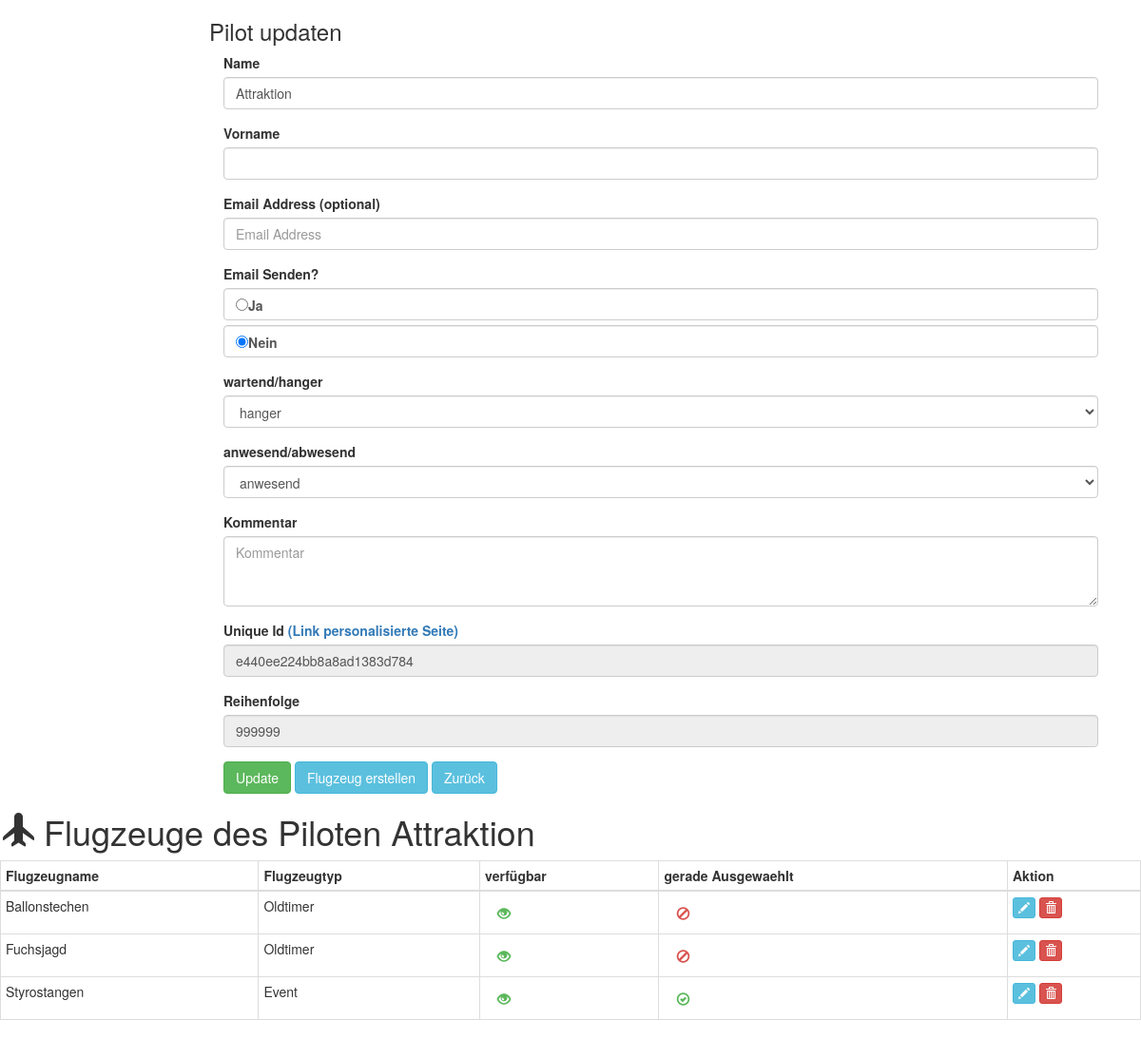
Screenshot of /admin/piloten.php?id=203 with the database file from the repository.
### tables this page shows
CREATE TABLE `piloten` (
  `id` int(11) NOT NULL,
  `name` varchar(100) NOT NULL,
  `vorname` varchar(100) NOT NULL,
  `email` varchar(100) NOT NULL,
  `emailsend` varchar(100) NOT NULL,
  `ordering` int(100) NOT NULL,
  `published` varchar(100) NOT NULL,
  `aktivated` varchar(100) NOT NULL,
  `aktiv_flugzeug` int(100) NOT NULL,
  `unique_id` varchar(100) NOT NULL
);

CREATE TABLE `flugzeug` (
  `id_f` int(11) NOT NULL,
  `name_f` varchar(100) NOT NULL,
  `piloten_id` varchar(100) NOT NULL,
  `flugzeugtyp_id` varchar(100) NOT NULL,
  `flugzeugantrieb_id` int(11) NOT NULL,
  `published` varchar(100) NOT NULL,
  `aktivated` int(100) NOT NULL
);

CREATE TABLE `flugzeug_typ` (
  `id_ft` int(11) NOT NULL,
  `name_ft` varchar(100) NOT NULL,
  `flugzeugtyp_id` int(11) NOT NULL
);

### admin/piloten.php (the view, shortened to what this page needs)
<?php
			$pdo = Database::connect();
			$pdo->setAttribute(PDO::ATTR_ERRMODE, PDO::ERRMODE_EXCEPTION);
	$id = null;
	$emailsend = null;
	$published = null;
	$aktivated = null;
	if ( !empty($_GET['id'])) {
		$id = $_REQUEST['id'];
	}
	if ( !empty($_POST)) {
		$nameError = null;
		$vornameError = null;
		$emailError = null;
		$emailsendError = null;
		$orderingError = null;
		$unique_idError = null;
		$kommentar = null;
		$publishedError = null;
		$aktivatedError = null;
		$name = $_POST['name'];
		$vorname = $_POST['vorname'];
		$email = $_POST['email'];
		$emailsend = $_POST['emailsend'];
		$ordering = $_POST['ordering'];
		$unique_id = $_POST['unique_id'];
		$kommentar = $_POST['kommentar'];
		$published = $_POST['published'];
		$aktivated = $_POST['aktivated'];
		if(empty($unique_id)){
				$unique_id = generateRandomNumer($pdo);
		}
		if(empty($ordering)){
				$ordering = 999999;
		}
		$valid = true;
		if (empty($name)) {
			$nameError = 'Please enter Name';
			$valid = false;
		}
		if (empty($vorname)) {
			$vornameError = 'Please enter Vorname';
			$valid = false;
		}
		if ( !filter_var($email,FILTER_VALIDATE_EMAIL) and !empty($email)) {
			$emailError = 'Please enter a valid Email Address';
			$valid = false;
		}
		if (empty($emailsend)) {
			$emailsendError = 'E-Mail senden ja/nein?';
			$valid = false;
		}
		if (empty($published)) {
			$publishedError = 'Please select wartend/hanger';
			$valid = false;
		}
		if (empty($aktivated)) {
			$aktivatedError = 'Please select anwesend/abwesend';
			$valid = false;
		}
		$sql2 = 'SELECT * FROM piloten WHERE published = 1 AND aktivated = 1 ORDER BY ordering asc;';
		$maxrowdel = $pdo->prepare($sql2);
		$maxrowdel->execute();
		$maxrows = $maxrowdel->rowCount();
		$sql = "SELECT COUNT(*) as total_rows FROM piloten where name = ? AND vorname = ?";
		$q = $pdo->prepare($sql);
		$q->execute(array($name, $vorname));
		$data = $q->fetch(PDO::FETCH_ASSOC);
		$pilot_already_count= $data['total_rows'];
		if($pilot_already_count != 0 && empty($_GET['id'])){
			$nameError = 'Name und Vorname schon vorhanden';
			$vornameError = 'Name und Vorname schon vorhanden';
			$valid = false;
		}
		if($aktivated == 2 or $published == 2){
				if($aktivated == 2) { $published = 2; }
				$ordering=999999;
		}elseif ($aktivated == 1 and $published == 1 and $ordering == 999999){
			$ordering=$maxrows+1;
		}elseif ($aktivated == 1 and $published == 1){
			$ordering=$ordering;
		}else{
				$ordering=999999;
		}
		if($valid){
			if (null!=$id) {
				$sql = "UPDATE piloten  set name = ?, vorname = ?, email = ?, emailsend = ?, ordering =?, published = ?, aktivated = ?, unique_id = ?, kommentar = ? WHERE id = ?";
				$q = $pdo->prepare($sql);
				$q->execute(array($name, $vorname, $email, $emailsend, $ordering, $published, $aktivated, $unique_id, $kommentar, $id));
			}else{
				$uniqu_id = generateRandomNumer($pdo);
				$ordering = 999999;
					$sql = "INSERT INTO piloten (name, vorname, email, emailsend, ordering, published, aktivated, unique_id, kommentar) values(?, ?, ?, ?, ?, ?, ?, ?, ?)";
					$q = $pdo->prepare($sql);
					$q->execute(array($name, $vorname, $email, $emailsend, $ordering, $published, $aktivated, $unique_id, $kommentar));
					$new_id = $pdo->lastInsertId();
			}
    		if (isset($_POST['save_exit'])) {
        		header("Location: index.php");
    		}
    		elseif (isset($_POST['save'])) {
				header("Location: piloten.php?id=$new_id");
    		}
		}
	} elseif(!empty($_GET['id'])) {
			$sql = "SELECT * FROM piloten where id = ?";
			$q = $pdo->prepare($sql);
			$q->execute(array($id));
			$data = $q->fetch(PDO::FETCH_ASSOC);
			$name = $data['name'];
			$vorname = $data['vorname'];
			$email = $data['email'];
			$emailsend = $data['emailsend'];
			$ordering = $data['ordering'];
			$unique_id = $data['unique_id'];
			$kommentar = $data['kommentar'];
			$published = $data['published'];
			$aktivated = $data['aktivated'];
	}
?>
<!DOCTYPE html>
<html lang="en">
<head>
    <link   href="../css/bootstrap.min.css" rel="stylesheet">
</head>
<body>
    <div class="container">
    			<div class="col-sm-offset-2 col-sm-10">
    				<div class="row">
		    			<h3><?php if(empty($_GET['id'])) { echo "Pilot erstellen"; }else{ echo "Pilot updaten"; }  ?></h3>
		    		</div>
	    			<form action="piloten.php?id=<?php echo $id ?>" method="post">
					  <div class="form-group <?php echo !empty($nameError)?'has-error':'';?>">
					    <label class="control-label">Name</label>
					    <div class="controls">
					      	<input name="name" class="form-control" type="text"  placeholder="Name" value="<?php echo !empty($name)?$name:'';?>">
					   </div>
					  </div>
                      	<div class="form-group <?php echo !empty($vornameError)?'has-error':'';?>">
					    <label class="control-label">Vorname</label>
					    <div class="controls">
					      	<input name="vorname" class="form-control" type="text"  placeholder="Vorname" value="<?php echo !empty($vorname)?$vorname:'';?>">
					    </div>
					  </div>
					  <div class="form-group <?php echo !empty($emailError)?'has-error':'';?>">
					    <label class="control-label">Email Address (optional)</label>
					    <div class="controls">
					      	<input name="email" class="form-control" type="text" placeholder="Email Address" value="<?php echo !empty($email)?$email:'';?>">
					    </div>
					  </div>
					  <div class="form-group <?php echo !empty($emailsendError)?'has-error':'';?>">
					    <label class="control-label">Email Senden?</label>
					    <div class="controls">
                        	<label class="form-control"><input type="radio" value="1" <?php echo ($emailsend == 1)?'checked="checked"':'';?> name="emailsend">Ja</label>
							<label class="form-control"><input type="radio" value="2" <?php echo ($emailsend == 2)?'checked="checked"':'';?> name="emailsend">Nein</label>
					    </div>
					  </div>
                      	<div class="form-group <?php echo !empty($publishedError)?'has-error':'';?>">
					    <label class="control-label">wartend/hanger</label>
					    <div class="controls">
                            <select class="form-control" name="published" id="published">
              					<option value="2" <?php echo ($published == 2)?'selected="selected"':'';?>>hanger</option>
            				</select>
					    </div>
					  </div>
                      	<div class="form-group <?php echo !empty($aktivatedError)?'has-error':'';?>">
					    <label class="control-label">anwesend/abwesend</label>
					    <div class="controls">
                            <select class="form-control" name="aktivated" id="aktivated">
              					<option value="1" <?php echo ($aktivated == 1)?'selected="selected"':'';?> >anwesend</option>
            				</select>
					    </div>
					  </div>
					  <div class="form-group ">
					    <label class="control-label" >Kommentar</label>
					    <div class="controls">
                            <textarea class="form-control" id="kommentar" name="kommentar" type="text"  placeholder="Kommentar" rows="3"><?php echo !empty($kommentar)?$kommentar:'';?></textarea>
					   </div>
					  </div>
                      <div class="form-group <?php echo !empty($unique_idError)?'has-error':'';?>">
					    <label class="control-label">Unique Id <?php if (!empty($unique_id)) { ?> <a href="/flugtag/personal.php?uid=<?php echo $unique_id; ?>" target= "_blank">(Link personalisierte Seite)</a>  <?php } ?></label>
					    <div class="controls">
					      	<input name="unique_id" class="form-control" type="text"  placeholder="Unique Id" value="<?php echo !empty($unique_id)?$unique_id:'';?>" readonly>
					    </div>
					  </div>
                       <div class="form-group <?php echo !empty($orderingError)?'has-error':'';?>">
					    <label class="control-label">Reihenfolge</label>
					    <div class="controls">
					      	<input name="ordering" class="form-control" type="text"  placeholder="Ordering" value="<?php echo !empty($ordering)?$ordering:'';?>" readonly>
					    </div>
					   </div>
					  <div class="form-actions">
                          <button type="submit" class="btn btn-success" name="save_exit">
                      <?php if(empty($_GET['id'])) { echo "Speichern + schließen"; }else{ echo "Update"; }  ?>
						  </button>
						<?php if(!empty($_GET['id'])) { echo "<a href=\"flugzeug.php?piloten_id=".$id."\" class=\"btn btn-info\">Flugzeug erstellen</a> "; }  ?>
						  <a class="btn btn-info" href="index.php">Zurück</a>
                        </div>
					</form>
				</div>
    </div>
    <?php if(!empty($_GET['id'])) { ?>
   <div class="container">
  <div class="row">
  <div class="col-sm-14">
    <div class="row">
      <div class="col-xs-14">
        		<h1><span class="glyphicon glyphicon-plane"></span> Flugzeuge des Piloten <?php echo "$vorname $name"; ?></h1>
				<table class="js-dynamitable     table table-bordered table-condensed">
		              <thead>
		                <tr>
                          <th>Flugzeugname</th>
                          <th>Flugzeugtyp</th>
                          <th>verfügbar</th>
                          <th>gerade Ausgewaehlt</th>
                          <th>Aktion</th>
		                </tr>
        			 </thead>
					 <tbody>
		              <?php
					   $sql3 = 'SELECT F.*, FT.* FROM flugzeug As F, flugzeug_typ As FT WHERE F.piloten_id = ' . $id . ' AND F.flugzeugtyp_id = FT.flugzeugtyp_id ORDER BY F.name_f asc;';
	 				   foreach ($pdo->query($sql3) as $row) {
						   		$aktivated = ($row['aktivated'] == 1)?'btn glyphicon glyphicon-eye-open':'btn glyphicon glyphicon-eye-close';
								$published = ($row['published'] == 1)?'btn glyphicon glyphicon-ok-circle':'btn glyphicon glyphicon-ban-circle';
						   		$style_aktivated = ($row['aktivated'] == 1)?'color:#5cb85c':'color:#d9534f';
								$style_published = ($row['published'] == 1)?'color:#5cb85c':'color:#d9534f';
								$table_class="";
						   		echo '<tr class="' . $table_class . '">';
							   	echo '<td>'. $row['name_f'] . '</td>';
								echo '<td>'. $row['name_ft'] . '</td>';
								echo '<td><span class="'. $aktivated . '" aria-hidden="true" style="' . $style_aktivated . '"></span></td>';
								echo '<td><span class="'. $published . '" aria-hidden="true" style="' . $style_published . '"></span></td>';
							   	echo '<td width=140 >';
							    echo '<a class="btn btn-info btn-xs" href="flugzeug.php?id_f='.$row['id_f'].'"><span class="glyphicon glyphicon-pencil" aria-hidden="true"></span></a>';
							   	echo '<a class="btn btn-danger btn-xs" href="delete_flugzeug.php?id_f='.$row['id_f'].'&piloten_id='.$row['piloten_id'].'"><span class="glyphicon glyphicon-trash" aria-hidden="true"></span></a>';
							   	echo '</td>';
							   	echo '</tr>';
					   }
					  ?>
				      </tbody>
	            </table>
      </div>
      </div>
    <?php    }  ?>
  </body>
</html>

### rows the page displays
piloten: name "Attraktion", emailsend "☐ Ja", emailsend "☑ Nein", published "hanger", aktivated "anwesend", unique_id "e440ee224bb8a8ad1383d784", ordering "999999"
flugzeug: name_f "Ballonstechen", flugzeug_typ.name_ft "Oldtimer", aktivated 1 (drawn)
flugzeug: name_f "Fuchsjagd", flugzeug_typ.name_ft "Oldtimer", aktivated 1 (drawn)
flugzeug: name_f "Styrostangen", flugzeug_typ.name_ft "Event", aktivated 1 (drawn)
